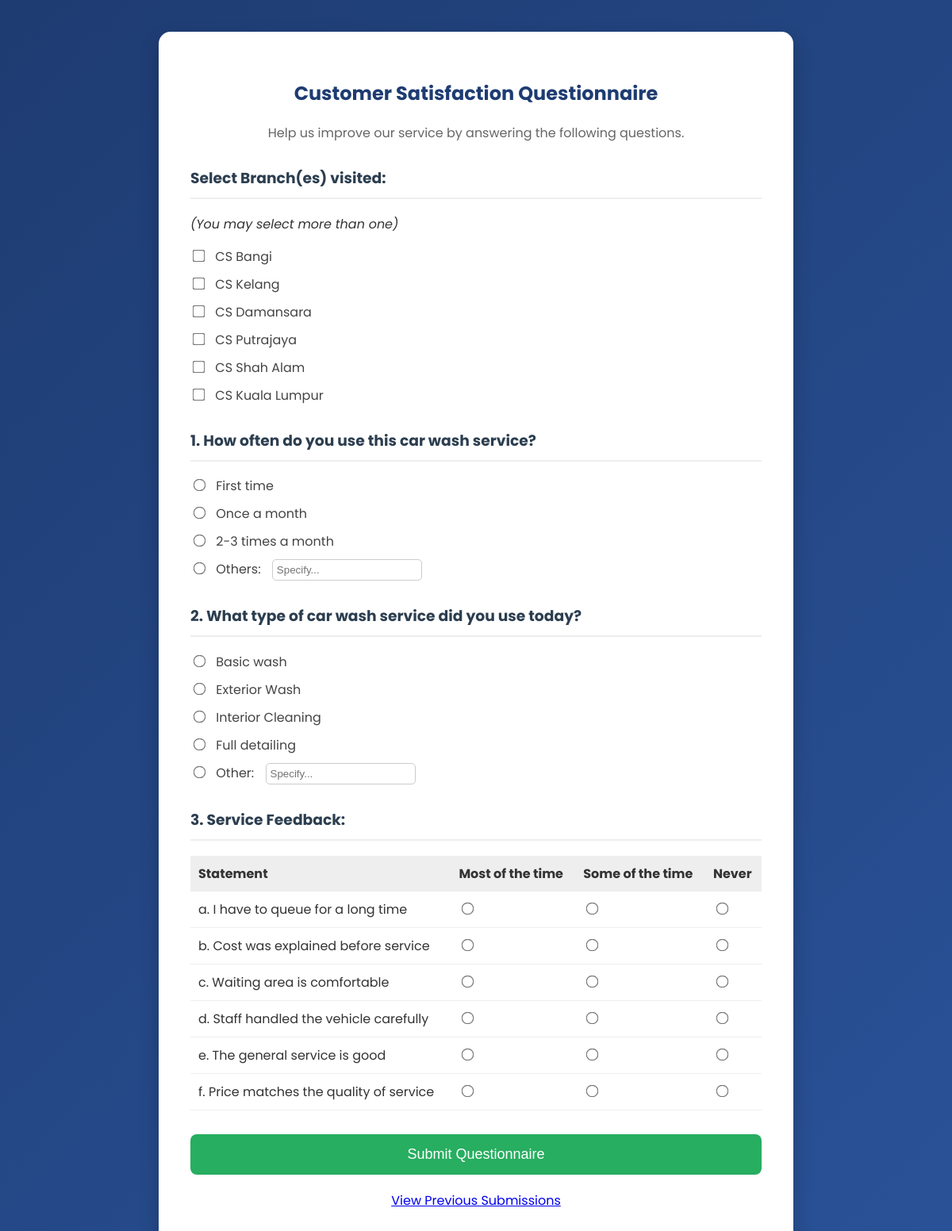
The app's page /survey.php (signed in) with its own data.
### tables this page shows
CREATE TABLE `branch` (
  `branch_id` varchar(4) NOT NULL,
  `branch_name` varchar(60) DEFAULT NULL
);

### survey.php (the view, shortened to what this page needs)
<?php
$conn = mysqli_connect("localhost", "root", "", "carwash");
?>
<!DOCTYPE html>
<html>
<head>
    <link rel="stylesheet" href="style.css">
</head>
<body>
<div class="wide-container">
    <h2>Customer Satisfaction Questionnaire</h2>
    <p style="text-align:center; color:#666;">Help us improve our service by answering the following questions.</p>
    <form method="POST" action="">
        <h3>Select Branch(es) visited:</h3>
        <p><i>(You may select more than one)</i></p>
        <?php
        $branch_query = "SELECT * FROM branch";
        $branch_res = mysqli_query($conn, $branch_query);
        while($row = mysqli_fetch_assoc($branch_res)) {
            echo '<label class="checkbox-label"><input type="checkbox" name="branches[]" value="'.$row['branch_id'].'"> ' . $row['branch_name'] . '</label>';
        }
        ?>
        <h3>1. How often do you use this car wash service?</h3>
        <label class="checkbox-label"><input type="radio" name="q1" value="First time" required> First time</label>
        <label class="checkbox-label"><input type="radio" name="q1" value="Once a month"> Once a month</label>
        <label class="checkbox-label"><input type="radio" name="q1" value="2-3 times a month"> 2-3 times a month</label>
        <label class="checkbox-label"><input type="radio" name="q1" value="Others"> Others:
            <input type="text" name="q1_text" class="text-specify" placeholder="Specify...">
        </label>
        <h3>2. What type of car wash service did you use today?</h3>
        <label class="checkbox-label"><input type="radio" name="q2" value="Basic wash" required> Basic wash</label>
        <label class="checkbox-label"><input type="radio" name="q2" value="Exterior Wash"> Exterior Wash</label>
        <label class="checkbox-label"><input type="radio" name="q2" value="Interior Cleaning"> Interior Cleaning</label>
        <label class="checkbox-label"><input type="radio" name="q2" value="Full detailing"> Full detailing</label>
        <label class="checkbox-label"><input type="radio" name="q2" value="Other"> Other:
            <input type="text" name="q2_text" class="text-specify" placeholder="Specify...">
        </label>
        <h3>3. Service Feedback:</h3>
        <table>
            <tr>
                <th>Statement</th>
                <th>Most of the time</th>
                <th>Some of the time</th>
                <th>Never</th>
            </tr>
            <tr>
                <td>a. I have to queue for a long time</td>
                <td><input type="radio" name="q3a" value="Most" required></td>
                <td><input type="radio" name="q3a" value="Some"></td>
                <td><input type="radio" name="q3a" value="Never"></td>
            </tr>
            <tr>
                <td>b. Cost was explained before service</td>
                <td><input type="radio" name="q3b" value="Most" required></td>
                <td><input type="radio" name="q3b" value="Some"></td>
                <td><input type="radio" name="q3b" value="Never"></td>
            </tr>
            <tr>
                <td>c. Waiting area is comfortable</td>
                <td><input type="radio" name="q3c" value="Most" required></td>
                <td><input type="radio" name="q3c" value="Some"></td>
                <td><input type="radio" name="q3c" value="Never"></td>
            </tr>
            <tr>
                <td>d. Staff handled the vehicle carefully</td>
                <td><input type="radio" name="q3d" value="Most" required></td>
                <td><input type="radio" name="q3d" value="Some"></td>
                <td><input type="radio" name="q3d" value="Never"></td>
            </tr>
            <tr>
                <td>e. The general service is good</td>
                <td><input type="radio" name="q3e" value="Most" required></td>
                <td><input type="radio" name="q3e" value="Some"></td>
                <td><input type="radio" name="q3e" value="Never"></td>
            </tr>
            <tr>
                <td>f. Price matches the quality of service</td>
                <td><input type="radio" name="q3f" value="Most" required></td>
                <td><input type="radio" name="q3f" value="Some"></td>
                <td><input type="radio" name="q3f" value="Never"></td>
            </tr>
        </table>
        <button type="submit" name="submit_survey" class="submit-btn">Submit Questionnaire</button>
        <p style="text-align:center; margin-top:20px;"><a href="result.php">View Previous Submissions</a></p>
    </form>
</div> </body>
</html>

### style.css (style rules this page uses)
* { box-sizing: border-box; }
body { font-family: 'Poppins', sans-serif; background: linear-gradient(135deg, #1e3c72 0%, #2a5298 100%); margin: 0; padding: 40px 20px; min-height: 100vh; }

### survey.php (style rules this page uses)
body { background: linear-gradient(135deg, #1e3c72 0%, #2a5298 100%); font-family: 'Poppins', sans-serif; margin: 0; padding: 20px; color: #333; }
.wide-container { background-color: #ffffff; padding: 40px; border-radius: 15px; box-shadow: 0 10px 25px rgba(0,0,0,0.2); width: 100%; max-width: 800px; margin: 20px auto; }
h2 { color: #1e3c72; text-align: center; }
h3 { color: #2c3e50; border-bottom: 2px solid #eee; padding-bottom: 10px; margin-top: 30px; }
.checkbox-label { display: block; margin: 10px 0; font-size: 16px; color: #444; cursor: pointer; }
input[type="radio"], input[type="checkbox"] { transform: scale(1.2); margin-right: 10px; }
.text-specify { border: 1px solid #ccc; padding: 5px; border-radius: 5px; margin-left: 10px; }
table { width: 100%; border-collapse: collapse; margin-top: 15px; }
th { background: #eee; text-align: left; padding: 10px; }
td { padding: 10px; border-bottom: 1px solid #eee; }
.submit-btn { background: #27ae60; color: white; font-size: 18px; padding: 15px; width: 100%; border: none; border-radius: 8px; cursor: pointer; margin-top: 30px; }

### records on screen
branch: branch_name "CS Bangi"
branch: branch_name "CS Kelang"
branch: branch_name "CS Damansara"
branch: branch_name "CS Putrajaya"
branch: branch_name "CS Shah Alam"
branch: branch_name "CS Kuala Lumpur"
